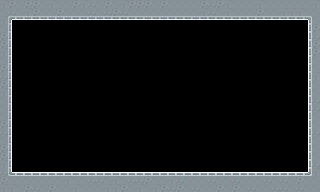

A level layout from a 2D game, rendered from its tile map. Below: a short description, then the map file with its tile-grid data intact:
An orthogonal 40x24 tile map with 8x8 px tiles, 1 tile layer (Tile Layer 1) and 4 objects.

<map version="1.10" tiledversion="1.11.2" orientation="orthogonal" renderorder="right-down" width="40" height="24" tilewidth="8" tileheight="8" infinite="0" nextlayerid="7" nextobjectid="15">
 <tileset firstgid="1" source="../panels.tsx" />
 <layer id="1" name="Tile Layer 1" width="40" height="24">
  <data encoding="csv">
20,17,14,17,17,14,20,14,14,17,20,23,14,17,14,20,17,17,17,14,17,14,14,14,14,17,23,17,20,14,14,14,20,14,14,14,14,14,14,20,
14,23,14,20,17,14,14,17,14,14,14,23,14,23,17,23,14,14,14,14,14,14,14,14,14,20,23,14,20,14,14,14,17,14,14,20,20,20,14,14,
20,50,32,35,29,32,35,35,35,26,26,35,35,26,26,26,26,26,35,32,35,26,26,26,35,29,26,26,26,32,29,26,32,26,26,32,26,26,52,14,
14,18,0,0,0,0,0,0,0,0,0,0,0,0,0,0,0,0,0,0,0,0,0,0,0,0,0,0,0,0,0,0,0,0,0,0,0,0,13,17,
17,21,0,0,0,0,0,0,0,0,0,0,0,0,0,0,0,0,0,0,0,0,0,0,0,0,0,0,0,0,0,0,0,0,0,0,0,0,19,23,
17,21,0,0,0,0,0,0,0,0,0,0,0,0,0,0,0,0,0,0,0,0,0,0,0,0,0,0,0,0,0,0,0,0,0,0,0,0,22,17,
20,15,0,0,0,0,0,0,0,0,0,0,0,0,0,0,0,0,0,0,0,0,0,0,0,0,0,0,0,0,0,0,0,0,0,0,0,0,16,17,
14,15,0,0,0,0,0,0,0,0,0,0,0,0,0,0,0,0,0,0,0,0,0,0,0,0,0,0,0,0,0,0,0,0,0,0,0,0,16,14,
17,15,0,0,0,0,0,0,0,0,0,0,0,0,0,0,0,0,0,0,0,0,0,0,0,0,0,0,0,0,0,0,0,0,0,0,0,0,13,14,
23,15,0,0,0,0,0,0,0,0,0,0,0,0,0,0,0,0,0,0,0,0,0,0,0,0,0,0,0,0,0,0,0,0,0,0,0,0,13,20,
17,21,0,0,0,0,0,0,0,0,0,0,0,0,0,0,0,0,0,0,0,0,0,0,0,0,0,0,0,0,0,0,0,0,0,0,0,0,13,14,
20,24,0,0,0,0,0,0,0,0,0,0,0,0,0,0,0,0,0,0,0,0,0,0,0,0,0,0,0,0,0,0,0,0,0,0,0,0,13,14,
14,18,0,0,0,0,0,0,0,0,0,0,0,0,0,0,0,0,0,0,0,0,0,0,0,0,0,0,0,0,0,0,0,0,0,0,0,0,19,23,
14,15,0,0,0,0,0,0,0,0,0,0,0,0,0,0,0,0,0,0,0,0,0,0,0,0,0,0,0,0,0,0,0,0,0,0,0,0,22,23,
14,15,0,0,0,0,0,0,0,0,0,0,0,0,0,0,0,0,0,0,0,0,0,0,0,0,0,0,0,0,0,0,0,0,0,0,0,0,16,14,
17,15,0,0,0,0,0,0,0,0,0,0,0,0,0,0,0,0,0,0,0,0,0,0,0,0,0,0,0,0,0,0,0,0,0,0,0,0,16,14,
23,15,0,0,0,0,0,0,0,0,0,0,0,0,0,0,0,0,0,0,0,0,0,0,0,0,0,0,0,0,0,0,0,0,0,0,0,0,13,23,
14,18,0,0,0,0,0,0,0,0,0,0,0,0,0,0,0,0,0,0,0,0,0,0,0,0,0,0,0,0,0,0,0,0,0,0,0,0,13,14,
17,24,0,0,0,0,0,0,0,0,0,0,0,0,0,0,0,0,0,0,0,0,0,0,0,0,0,0,0,0,0,0,0,0,0,0,0,0,19,14,
17,21,0,0,0,0,0,0,0,0,0,0,0,0,0,0,0,0,0,0,0,0,0,0,0,0,0,0,0,0,0,0,0,0,0,0,0,0,13,14,
20,18,0,0,0,0,0,0,0,0,0,0,0,0,0,0,0,0,0,0,0,0,0,0,0,0,0,0,0,0,0,0,0,0,0,0,0,0,19,23,
23,38,2,2,11,2,2,8,5,2,5,2,11,2,11,2,5,2,2,5,8,5,2,2,2,11,2,5,2,5,2,2,5,11,2,8,8,8,40,20,
17,14,14,14,14,14,14,14,20,14,14,23,23,14,20,14,23,23,17,14,14,20,23,14,14,14,23,14,14,23,14,14,14,23,14,23,14,17,14,14,
20,20,14,17,23,14,17,14,14,20,14,14,14,20,20,17,14,20,14,20,17,23,17,14,23,14,14,17,14,17,14,23,14,14,23,23,14,23,14,14
</data>
 </layer>
 <objectgroup id="3" name="Collision">
  <object id="11" x="12" y="20">
   <polygon points="0,0 308,0 308,-20 -12,-20 -12,0" />
  </object>
  <object id="12" x="308" y="20">
   <polygon points="0,0 0,152 12,152 12,0" />
  </object>
  <object id="13" x="12" y="20">
   <polygon points="0,0 -12,0 -12,152 0,152" />
  </object>
  <object id="14" x="0" y="172">
   <polygon points="0,0 320,0 320,20 0,20" />
  </object>
 </objectgroup>
 <objectgroup id="5" name="HazardCollision" />
</map>
